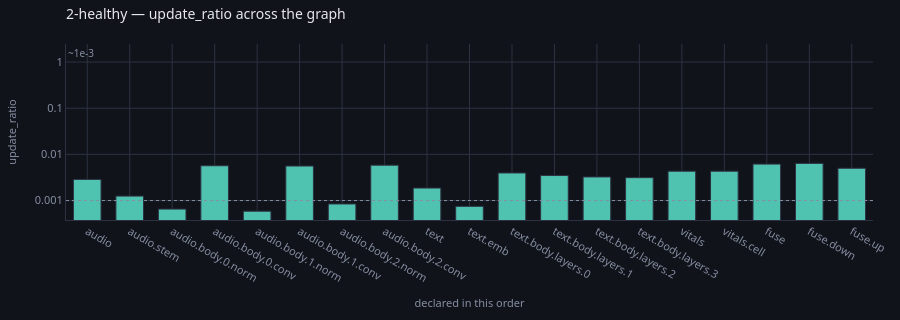

Notebook cell for this chart:
### Markdown cell above
## The solution

The rate. What makes that a reading rather than a guess is that the same
number — the update against the weights it moves — says `STALLED` at the
other end and sits near `1e-3` when a run is healthy.

## The healthy architecture and configuration

### Code cell
cooled = built()
fit(cooled, "2-healthy")

print(f"at 0.3    : {scored(hot):.4f}   in {len(diagnose(store, run='2-problem'))} places")
print(f"at 3e-4   : {scored(cooled):.4f}   {diagnose(store, run='2-healthy') or 'nothing tripped'}")
profile(store, run="2-healthy", of="update_ratio")

### Figure 1 — Plotly figure (JSON) as saved in the notebook; plotly's stock layout.template omitted (floating-point values rounded to 4 significant figures)
{"data": [{"customdata": ["nothing tripped", "nothing tripped", "nothing tripped", "nothing tripped", "nothing tripped", "nothing tripped", "nothing tripped", "nothing tripped", "nothing tripped", "nothing tripped", "nothing tripped", "nothing tripped", "nothing tripped", "nothing tripped", "nothing tripped", "nothing tripped", "nothing tripped", "nothing tripped", "nothing tripped"], "hovertemplate": "<b>%{x}</b><br>%{y:.3e}<br>%{customdata}<extra></extra>", "marker": {"color": ["#4fc3b0", "#4fc3b0", "#4fc3b0", "#4fc3b0", "#4fc3b0", "#4fc3b0", "#4fc3b0", "#4fc3b0", "#4fc3b0", "#4fc3b0", "#4fc3b0", "#4fc3b0", "#4fc3b0", "#4fc3b0", "#4fc3b0", "#4fc3b0", "#4fc3b0", "#4fc3b0", "#4fc3b0"], "line": {"color": "#2c3242", "width": 1}}, "type": "bar", "x": ["audio", "audio.stem", "audio.body.0.norm", "audio.body.0.conv", "audio.body.1.norm", "audio.body.1.conv", "audio.body.2.norm", "audio.body.2.conv", "text", "text.emb", "text.body.layers.0", "text.body.layers.1", "text.body.layers.2", "text.body.layers.3", "vitals", "vitals.cell", "fuse", "fuse.down", "fuse.up"], "y": [0.002868, 0.001248, 0.0006526, 0.005676, 0.0005883, 0.005594, 0.0008431, 0.005834, 0.001866, 0.0007499, 0.003957, 0.003482, 0.003246, 0.003133, 0.004327, 0.004327, 0.006154, 0.006386, 0.005005]}], "layout": {"annotations": [{"font": {"color": "#868ea3", "size": 10}, "showarrow": false, "text": "~1e-3", "x": 0, "xanchor": "left", "xref": "x domain", "y": 0.001, "yanchor": "bottom", "yref": "y"}], "bargap": 0.35, "font": {"color": "#e7e9ef", "family": "system-ui, -apple-system, Segoe UI, Roboto, sans-serif", "size": 12}, "height": 320, "hoverlabel": {"align": "left", "bgcolor": "#1a1e28", "bordercolor": "#2c3242", "font": {"color": "#e7e9ef", "family": "system-ui, -apple-system, Segoe UI, Roboto, sans-serif"}}, "legend": {"bgcolor": "rgba(0,0,0,0)", "font": {"color": "#868ea3"}, "orientation": "h", "x": 1, "xanchor": "right", "y": 1.02, "yanchor": "bottom"}, "margin": {"b": 44, "l": 56, "r": 24, "t": 44}, "paper_bgcolor": "#101319", "plot_bgcolor": "#101319", "shapes": [{"line": {"color": "#868ea3", "dash": "dot", "width": 1}, "type": "line", "x0": 0, "x1": 1, "xref": "x domain", "y0": 0.001, "y1": 0.001, "yref": "y"}], "showlegend": false, "title": {"font": {"size": 14}, "text": "2-healthy — update_ratio across the graph", "x": 0, "xanchor": "left", "xref": "paper", "y": 0.97, "yanchor": "top"}, "xaxis": {"gridcolor": "#2c3242", "linecolor": "#2c3242", "tickfont": {"color": "#868ea3", "size": 11}, "title": {"font": {"color": "#868ea3", "size": 11}, "text": "declared in this order"}, "zerolinecolor": "#2c3242"}, "yaxis": {"gridcolor": "#2c3242", "linecolor": "#2c3242", "tickfont": {"color": "#868ea3", "size": 11}, "title": {"font": {"color": "#868ea3", "size": 11}, "text": "update_ratio"}, "type": "log", "zerolinecolor": "#2c3242"}}}
